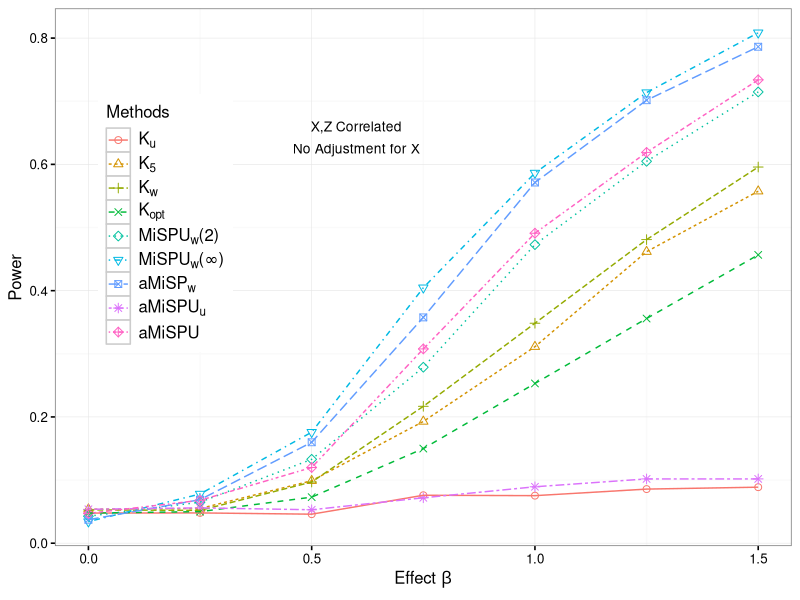

Write the R code that produced this figure.
setwd("/Users/chong/Google Drive/SWAK/simulation/swak-10-27/results")

library(xtable)
##
library(ggplot2)
res = read.table("sim7.txt",sep=",")

res[,3] = factor(rep(1:9,times = 7),levels =  1:9)
## create the plot
base_size = 12
base_family = ""
p1 = ggplot(res, aes(x=x, y=power,group = Methods, color = Methods,shape = Methods,linetype = Methods))+ annotate("text", x = 0.6, y = 0.66, label = "X,Z Correlated", size = 3.5) +
 annotate("text", x = 0.6, y = 0.625, label = "No Adjustment for X", size = 3.5) +
scale_shape_manual(values=1:nlevels(res$Methods),breaks = levels(res$Methods),
labels = c(expression(K[u]),expression(K[5]),expression(K[w]),expression(K[opt]),expression(paste(MiSPU[w],"(2)",sep="")),expression(paste(MiSPU[w],"(",infinity,")",sep="")),expression(aMiSP[w]),expression(paste(aMiSPU[u])),"aMiSPU"))+ labs(x=expression(paste("Effect ", beta,sep="")), y="Power")+
geom_point(size = 2) + geom_line(lwd = 0.5) + scale_colour_discrete(breaks = levels(res$Methods),
labels =c(expression(K[u]),expression(K[5]),expression(K[w]),expression(K[opt]),expression(paste(MiSPU[w],"(2)",sep="")),expression(paste(MiSPU[w],"(",infinity,")",sep="")),expression(aMiSP[w]),expression(paste(aMiSPU[u])),"aMiSPU"))+ scale_linetype_discrete(breaks = levels(res$Methods),
labels = c(expression(K[u]),expression(K[5]),expression(K[w]),expression(K[opt]),expression(paste(MiSPU[w],"(2)",sep="")),expression(paste(MiSPU[w],"(",infinity,")",sep="")),expression(aMiSP[w]),expression(paste(aMiSPU[u])),"aMiSPU")) + guides(Methods = guide_legend(ncol = 6, byrow = TRUE)) +theme_grey(base_size = base_size, base_family = base_family) %+replace%
theme(legend.position=c(0.15, .6),legend.text.align = 0 ,axis.text = element_text(size = rel(0.8)), axis.ticks = element_line(colour = "black"),
legend.key = element_rect(colour = "grey80"), panel.background = element_rect(fill = "white",
colour = NA), panel.border = element_rect(fill = NA,
colour = "grey50"), panel.grid.major = element_line(colour = "grey90",
size = 0.2), panel.grid.minor = element_line(colour = "grey98",
size = 0.5), strip.background = element_rect(fill = "grey80",
colour = "grey50", size = 0.2))

p1




